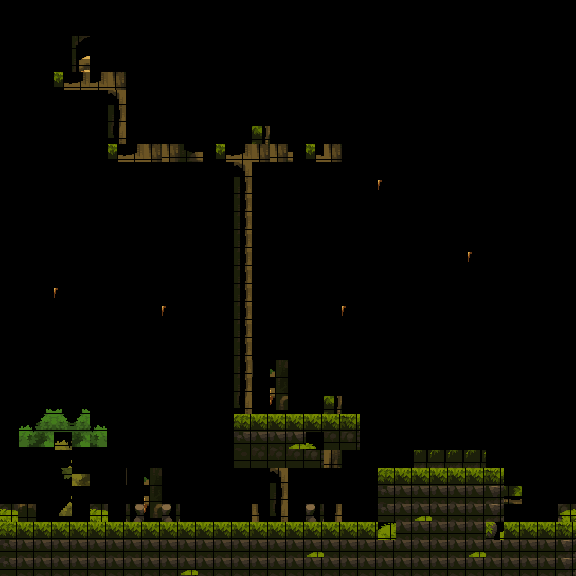

Rendered tile map (Tiled .tmx) drawn with the repository's tilesets; below, a short description and the map source with its tile grids summarised:
An orthogonal 32x32 tile map with 18x18 px tiles, 2 tile layers (Tile Layer 1, Foreground) and 19 objects (18x Body, Sensor).

<map version="1.8" tiledversion="1.8.4" orientation="orthogonal" renderorder="right-down" width="32" height="32" tilewidth="18" tileheight="18" infinite="0" nextlayerid="8" nextobjectid="32">
 <tileset firstgid="1" source="tiles.tsx" />
 <group id="4" name="Background" offsetx="0" offsety="-18" parallaxx="1.4">
  <imagelayer id="3" name="Background1" repeatx="1" repeaty="1">
   <image source="background_0009.png" width="24" height="24" />
  </imagelayer>
  <imagelayer id="2" name="Background0" offsetx="0" offsety="499" repeatx="1">
   <image source="background_0010.png" width="24" height="24" />
  </imagelayer>
  <imagelayer id="5" name="Background2" offsetx="0" offsety="522" repeatx="1">
   <image source="background_0011.png" width="24" height="24" />
  </imagelayer>
 </group>
 <layer id="1" name="Tile Layer 1" width="32" height="32">
  <data>[1024 cells, 170 non-empty, 32 distinct tile ids]</data>
 </layer>
 <objectgroup id="7" name="Collision">
  <object id="1" name="Mushroom" type="Body" x="126" y="468" width="54" height="18" />
  <object id="3" name="Tree" type="Body" x="18" y="396" width="90" height="54" />
  <object id="4" name="Ground" type="Body" x="0" y="522" width="576" height="54" />
  <object id="5" name="Ground" type="Body" x="378" y="468" width="126" height="54" />
  <object id="9" name="Ground" type="Body" x="234" y="414">
   <polygon points="0,0 0,54 90,54 90,36 126,36 126,0" />
  </object>
  <object id="10" name="Mushroom" type="Body" x="252" y="360" width="54" height="18" />
  <object id="12" type="Body" x="216" y="144" width="54" height="18" />
  <object id="13" type="Body" x="108" y="144" width="54" height="18" />
  <object id="14" type="Body" x="54" y="72" width="72" height="18" />
  <object id="15" name="Goalpost" type="Sensor" x="72" y="72">
   <polygon points="0,0 0,-36 6,-36 6,0" />
  </object>
  <object id="16" name="Cloud" type="Body" x="54" y="288">
   <polygon points="0,0 54,0 54,7 0,7" />
  </object>
  <object id="17" name="Cloud" type="Body" x="162" y="306">
   <polygon points="0,0 54,0 54,7 0,7" />
  </object>
  <object id="18" name="Cloud" type="Body" x="342" y="306">
   <polygon points="0,0 54,0 54,6 0,6" />
  </object>
  <object id="19" name="Cloud" type="Body" x="378" y="180">
   <polygon points="0,0 54,0 54,7 0,7" />
  </object>
  <object id="20" name="Cloud" type="Body" x="468" y="252">
   <polygon points="0,0 54,0 54,7 0,7" />
  </object>
  <object id="26" name="Crate" type="Body" gid="100" x="171" y="459" width="18" height="18" rotation="20">
   <properties>
    <property name="BodyType" value="Dynamic" />
    <property name="Density" type="float" value="0.72" />
    <property name="Friction" type="float" value="1000" />
    <property name="IsSensor" type="bool" value="false" />
    <property name="Restitution" type="float" value="0.01" />
   </properties>
  </object>
  <object id="28" name="Player" type="Body" gid="139" x="36" y="486" width="18" height="18">
   <properties>
	<property name="BodyType" value="Dynamic" />
    <property name="Density" type="float" value="0.72" />
    <property name="Friction" type="float" value="72" />
    <property name="IsSensor" type="bool" value="false" />
    <property name="Restitution" type="float" value="0.495" />
   </properties>
   <ellipse />
  </object>
  <object id="29" type="Body" x="306" y="144" width="36" height="18" />
  <object id="30" name="Crate" type="Body" gid="100" x="540" y="522" width="18" height="18">
   <properties>
    <property name="BodyType" value="Dynamic" />
    <property name="Density" type="float" value="0.72" />
    <property name="Friction" type="float" value="1000" />
    <property name="IsSensor" type="bool" value="false" />
    <property name="Restitution" type="float" value="0.01" />
   </properties>
  </object>
 </objectgroup>
 <layer id="6" name="Foreground" width="32" height="32">
  <data>[1024 cells, 76 non-empty, 25 distinct tile ids]</data>
 </layer>
</map>